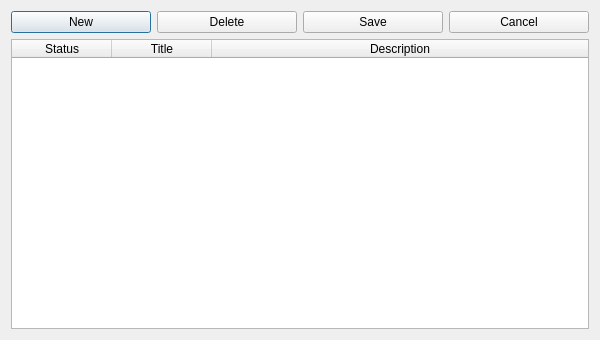
<?xml version="1.0" encoding="UTF-8"?>
<ui version="4.0">
 <class>BookEditor</class>
 <widget class="QDialog" name="BookEditor">
  <property name="geometry">
   <rect>
    <x>0</x>
    <y>0</y>
    <width>600</width>
    <height>340</height>
   </rect>
  </property>
  <property name="windowTitle">
   <string>Book Editor</string>
  </property>
  <property name="windowIcon">
   <iconset resource="../nota.qrc">
    <normaloff>:/img/nb.png</normaloff>:/img/nb.png</iconset>
  </property>
  <layout class="QGridLayout" name="gridLayout">
   <item row="0" column="0">
    <widget class="QPushButton" name="addButton">
     <property name="text">
      <string>New</string>
     </property>
    </widget>
   </item>
   <item row="0" column="1">
    <widget class="QPushButton" name="deleteButton">
     <property name="text">
      <string>Delete</string>
     </property>
    </widget>
   </item>
   <item row="0" column="2">
    <widget class="QPushButton" name="saveButton">
     <property name="text">
      <string>Save</string>
     </property>
    </widget>
   </item>
   <item row="0" column="3">
    <widget class="QPushButton" name="cancelButton">
     <property name="text">
      <string>Cancel</string>
     </property>
    </widget>
   </item>
   <item row="1" column="0" colspan="4">
    <widget class="QTableWidget" name="bookTable">
     <property name="columnCount">
      <number>3</number>
     </property>
     <attribute name="horizontalHeaderStretchLastSection">
      <bool>true</bool>
     </attribute>
     <attribute name="horizontalHeaderStretchLastSection">
      <bool>true</bool>
     </attribute>
     <column>
      <property name="text">
       <string>Status</string>
      </property>
     </column>
     <column>
      <property name="text">
       <string>Title</string>
      </property>
     </column>
     <column>
      <property name="text">
       <string>Description</string>
      </property>
     </column>
    </widget>
   </item>
  </layout>
 </widget>
 <resources>
  <include location="../nota.qrc"/>
 </resources>
 <connections/>
</ui>
